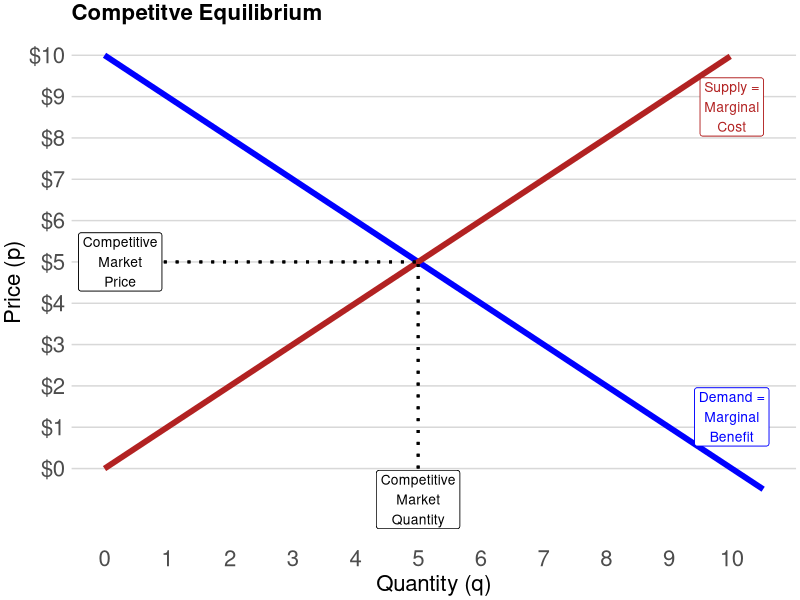
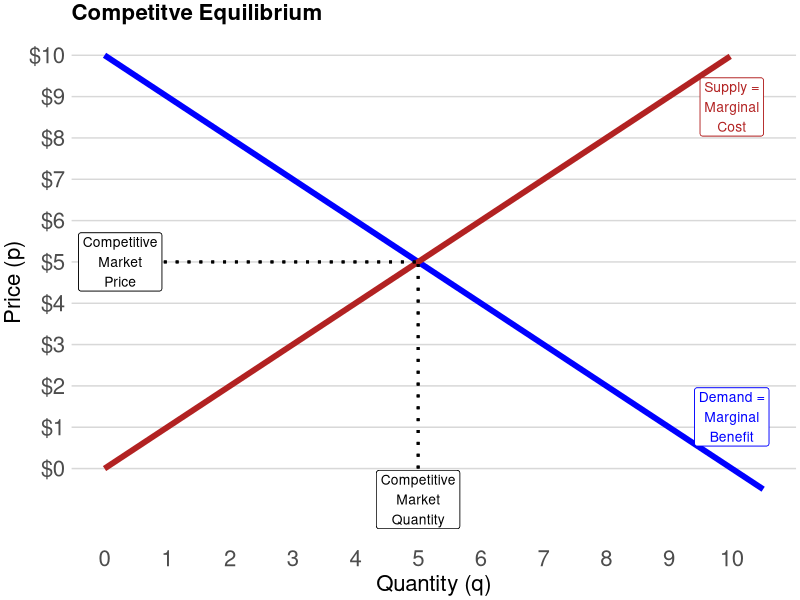

The R script that drew these images, in order:
## ---- chunk 1
options(htmltools.dir.version = FALSE)
knitr::opts_chunk$set(echo=F,
                      message=F,
                      warning=F)

knitr::opts_knit$set(dev.args = list(type = "cairo"))
library(tidyverse)
library(ggthemes)
library(ggrepel)
library(patchwork)

blake_theme<-function(){
  theme_hc(20)+
    theme(plot.subtitle = element_text(color="grey10",size=rel(.7)),
          plot.title = element_text(face="bold",size=rel(.8)),
          plot.caption = element_text(color="grey50",size=rel(.5),hjust=0),
          legend.title = element_text(color="grey10",size=rel(.5)),
          legend.text = element_text(color="grey10",size=rel(.5)),
          axis.title = element_text(size=rel(.8)),
          axis.ticks = element_blank(),
          panel.spacing = unit(2,"lines"),
          #legend.position = "none",
          plot.margin = margin(t = .5, r = 1, b = .25, l = 1,unit= "cm"),
          axis.text.x = element_text(margin = margin(t = 10, r = 0, b = 0, l = 0))
          
    )
}

#u of a palette
colors_ua10 <- function()
{
  #return(c("#007C41", "#FFDB05", "#7D9AAA", "#CA7700", "#165788", "#A8B400",
  #         "#E0D760", "#404545", "#8D3C1E", "#004250"))
  c("#007C41", "#FFDB05", "#7D9AAA","#165788","#404545","#8D3C1E","#3CB6CE")
}

#You really can only have one of c("#FFDB05", "#A8B400","#E0D760") 

Mode <- function(x) {
  ux <- unique(x)
  ux[which.max(tabulate(match(x, ux)))]
}

theme_slides <- theme_classic() + 
  theme(
    text = element_text(family = "Fira Sans", size = 24)
  )

## ---- chunk 2
supply_1=function(x){x}
mpc=function(x){x-2}
demand_1=function(x){10-x}
mr=function(x){10-2*x}

knitr::opts_knit$set(dev.args = list(type = "cairo"))
ce<-
  ggplot(data.frame(x=c(0,10)), aes(x=x))+
  stat_function(fun=demand_1, geom="line", size=2, color = "blue")+
  geom_label(aes(x=10,y=demand_1(10),hjust=0.5), nudge_y = +rel(1.25), color = "blue", label=str_wrap("Demand = Marginal Benefit",10), size = rel(3.5))+
  
  stat_function(fun=supply_1, geom="line", size=2, color = "firebrick")+
  geom_label(aes(x=10,y=supply_1(10),hjust=.5), nudge_y = -rel(1.25), color = "firebrick", label=str_wrap("Supply = Marginal Cost",10), size = rel(3.5))+


  geom_segment(x=0, xend=5, y=5, yend=5, size=1, linetype="dotted")+
  geom_segment(x=5, xend=5, y=0, yend=5, size=1, linetype="dotted")+

  geom_label(aes(x=5,y=0,hjust=.5), nudge_y = -rel(.75), color = "black", label=str_wrap("Competitive Market Quantity",10), size = rel(3.5))+
  geom_label(aes(x=0,y=5,hjust=.5), nudge_x = rel(.25), color = "black", label=str_wrap("Competitive Market Price",10), size = rel(3.5))+

  
  scale_x_continuous(breaks=seq(0,10,1))+
  scale_y_continuous(breaks=seq(0,10,1),
                     labels = function(x){paste("$", x, sep="")},
                     limits = c(-1,10))+
  expand_limits(x = c(0,10.5),y=c(0,10))+
  labs(x = "Quantity (q)",
       y = "Price (p)",
       title="Competitve Equilibrium")+
  blake_theme()+
  theme(plot.margin = margin(t = .1, r = .1, b = .1, l = .1,unit= "cm"))+
  NULL
ce
ggsave("ce.png")
